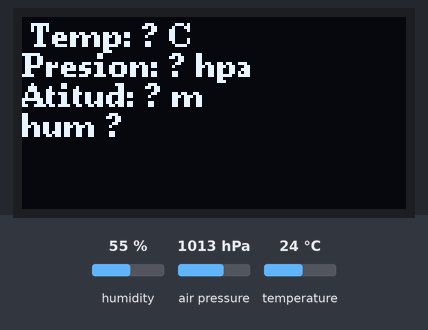
The sketch below on a simulated Arduino Uno, built with avr-gcc and run on an emulated ATmega328P. On the bench: 128×64 one-colour display. The inputs (shaded band) are chosen by the test bench; at power-on: humidity 55 %, air pressure 1013 hPa, temperature 24 °C. What the sketch prints to the serial monitor is not drawn.

Above: at 0.2 s.

The sketch:

OLED_BME280.ino
```cpp
#include <Wire.h>
#include <U8g2lib.h>
#include <Adafruit_Sensor.h>
#include <Adafruit_BME280.h>

/*#include <SPI.h>
#define BME_SCK 18
#define BME_MISO 19
#define BME_MOSI 23
#define BME_CS 5*/

U8G2_SSD1306_128X64_NONAME_F_HW_I2C u8g2(U8G2_R0, U8X8_PIN_NONE);

#define SEALEVELPRESSURE_HPA (1013.25)

Adafruit_BME280 bme; // I2C
//Adafruit_BME280 bme(BME_CS); // hardware SPI
//Adafruit_BME280 bme(BME_CS, BME_MOSI, BME_MISO, BME_SCK); // software SPI

unsigned long delayTime;

void setup() {
  Serial.begin(9600);
  Serial.println(F("BME280 test"));
  u8g2.begin();
  u8g2.clearBuffer();
  u8g2.setFont(u8g2_font_ncenB08_tr);

  u8g2.clearBuffer();
  u8g2.sendBuffer();

  bool status;

  // default settings
  // (you can also pass in a Wire library object like &Wire2)
  status = bme.begin(0x76);
  if (!status) {
    Serial.println("Could not find a valid BME280 sensor, check wiring!");
    while (1);
  }

  Serial.println("-- Default Test --");
  delayTime = 1000;

  Serial.println();
}


void loop() {
  printValues();
  u8g2.setCursor(0,10);
  u8g2.printf(" Temp: %.2f °C",bme.readTemperature());
  u8g2.setCursor(0,20);
  u8g2.printf("Presion: %.2f hpa",bme.readPressure() / 100.0F);
  u8g2.setCursor(0,30);
  u8g2.printf("Atitud: %.2f m",bme.readAltitude(SEALEVELPRESSURE_HPA));
  u8g2.setCursor(0,40);
  u8g2.printf("hum %.2f %",bme.readHumidity());
  u8g2.sendBuffer();
  delay(delayTime);
}

void printValues() {
  Serial.print("Temperature = ");
  Serial.print(bme.readTemperature());
  Serial.println(" *C");

  // Convert temperature to Fahrenheit
  /*Serial.print("Temperature = ");
  Serial.print(1.8 * bme.readTemperature() + 32);
  Serial.println(" *F");*/

  Serial.print("Pressure = ");
  Serial.print(bme.readPressure() / 100.0F);
  Serial.println(" hPa");

  Serial.print("Approx. Altitude = ");
  Serial.print(bme.readAltitude(SEALEVELPRESSURE_HPA));
  Serial.println(" m");

  Serial.print("Humidity = ");
  Serial.print(bme.readHumidity());
  Serial.println(" %");

  Serial.println();
}
```
